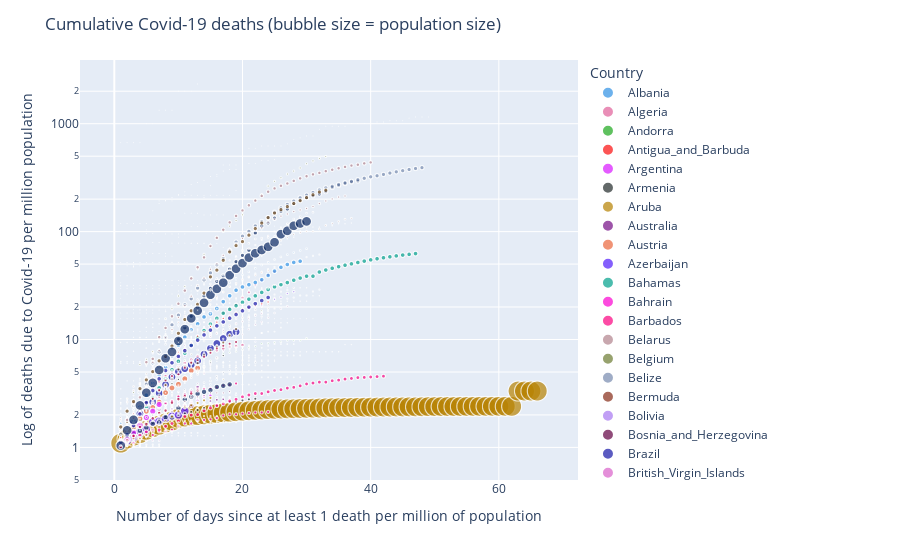

Here is the notebook cell this chart was saved with:
### Code cell
#Figure showing death rates
fig = px.scatter(Cumulative_deaths, x="Day", y="Dead_per_million", 
                 color='Country',
                 color_discrete_sequence=px.colors.qualitative.Dark24,
                 log_y=True,
                 #text="Country",
                 size='popData2018')

fig.update_layout(
    title_text='Cumulative Covid-19 deaths (bubble size = population size)',
    xaxis_title="Number of days since at least 1 death per million of population",
    yaxis_title="Log of deaths due to Covid-19 per million population"
)
    
fig.show()
